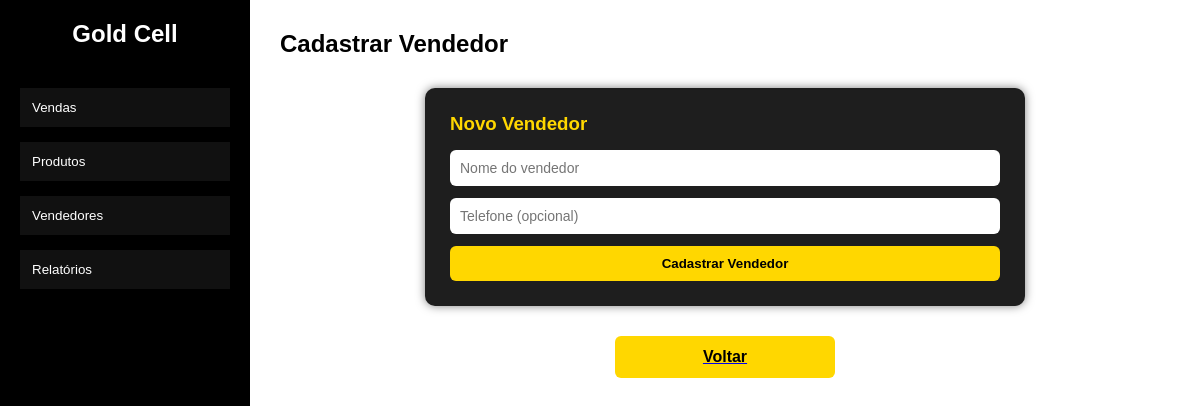
Page /vendedores/novo?id=1 on the earlier database version.
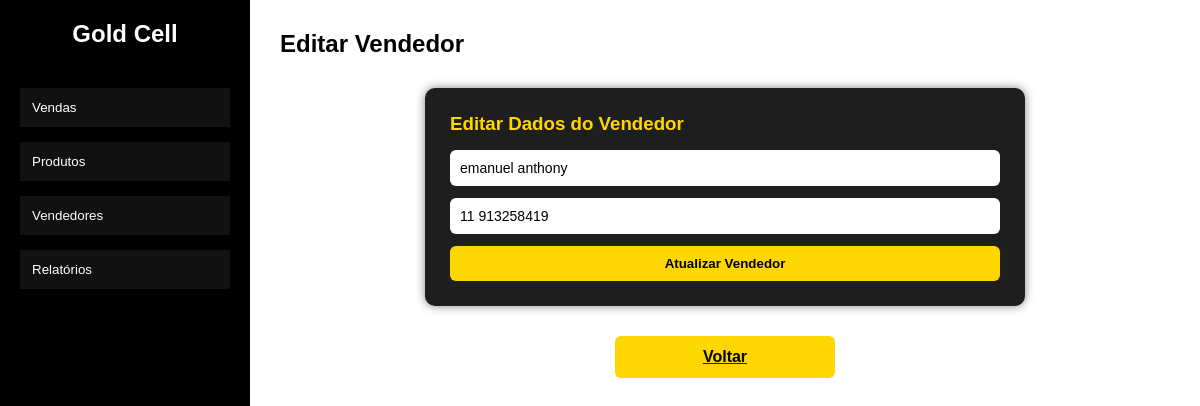
Same page on the later database version.
### tables this page shows
CREATE TABLE sellers (
        id INTEGER PRIMARY KEY AUTOINCREMENT,
        name TEXT NOT NULL,
        phone TEXT,
        created_at DATETIME DEFAULT CURRENT_TIMESTAMP
    );

### routes.py (the view, shortened to what this page needs)
@app.route("/vendedores/novo", methods=["GET", "POST"])
def novo_vendedor():
    seller_id = request.args.get("id")
    seller = None
    if seller_id:
        seller = get_seller_by_id(seller_id)
    return render_template(
        "cadastro_de_vendedores.html",
        seller=seller
    )

### database/engine.py (called while the page is built)
def get_connection():
    return sqlite3.connect(DB_PATH)

def get_seller_by_id(seller_id):
    conn = get_connection()
    cursor = conn.cursor()
    cursor.execute("""
        SELECT id, name, phone
        FROM sellers
        WHERE id = ?
    """, (seller_id,))
    row = cursor.fetchone()
    conn.close()
    return row

### templates/cadastro_de_vendedores.html (shortened to what this page needs)
{% extends "base.html" %}
{% block extra_css %}
    <link rel="stylesheet" href="{{ url_for('static', filename='cadastro_de_vendedores.css') }}">
{% endblock %}
{% block content %}
<h2>{% if seller %}Editar Vendedor{% else %}Cadastrar Vendedor{% endif %}</h2>
<div class="form-box">
    <h3>{% if seller %}Editar Dados do Vendedor{% else %}Novo Vendedor{% endif %}</h3>
    <form method="post" action="/vendedores/novo">
        <input
            type="text"
            name="seller_name"
            placeholder="Nome do vendedor"
            value="{% if seller %}{{ seller[1] }}{% endif %}"
            required
        >
        <input
            type="tel"
            name="phone"
            placeholder="Telefone (opcional)"
            value="{% if seller %}{{ seller[2] or '' }}{% endif %}"
        >
        <button type="submit" name="action" value="{% if seller %}editar{% else %}novo{% endif %}">
            {% if seller %}Atualizar Vendedor{% else %}Cadastrar Vendedor{% endif %}
        </button>
    </form>
</div>
<a href="/vendedores" class="btn-voltar-container">
    <button class="btn-voltar">
        Voltar
    </button>
</a>
{% endblock %}

Differences in the rows shown:
added sellers: seller_name "emanuel anthony", phone "11 913258419"
Other differences:
text no longer shown: "Cadastrar Vendedor Novo Vendedor Cadastrar Vendedor"
text now shown: "Editar Vendedor Editar Dados do Vendedor Atualizar Vendedor"
